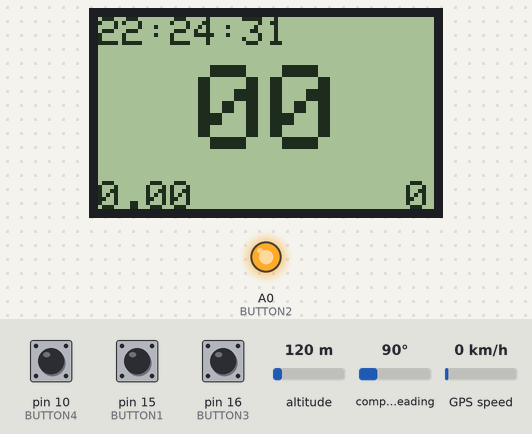
A sketch run on a simulated Arduino Uno, built with avr-gcc and run on an emulated ATmega328P. Parts: 84×48 one-colour display, output pins drawn as LEDs (lit = HIGH). Dashed ring = blinking. The test bench sets the inputs (shaded band); at power-on: pin 15 (BUTTON1) HIGH, pin 16 (BUTTON3) HIGH, pin 10 (BUTTON4) HIGH, GPS speed 0 km/h, altitude 120 m, compass heading 90°. EEPROM starts erased; the GPS gets a fix after 3 s at 37.7749, -122.4194 with 8 satellites.

Above: at 1.6 s.
1.7 s: pin 15 (BUTTON1) pulled LOW for 0.15 s
At 1.99 s:
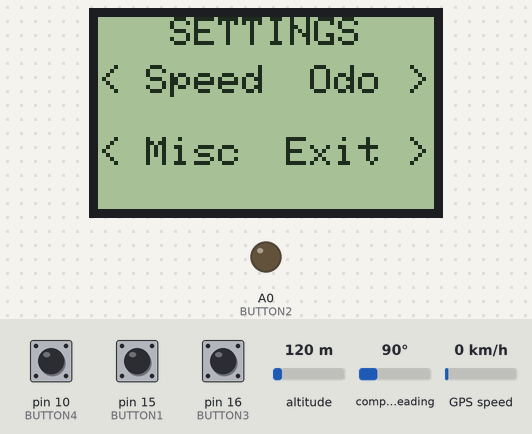
2.4 s: pin 16 (BUTTON3) pulled LOW for 0.15 s
At 2.87 s:
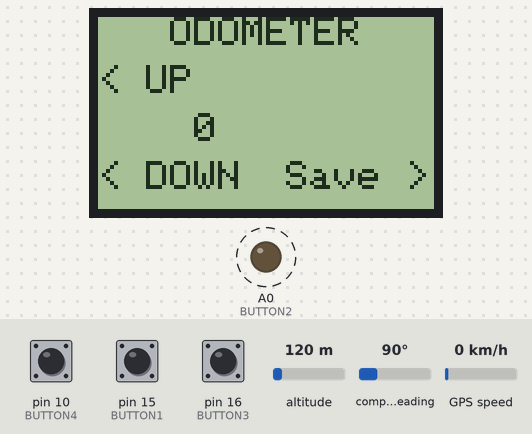
3.1 s: pin 10 (BUTTON4) pulled LOW for 1 s
At 4.38 s:
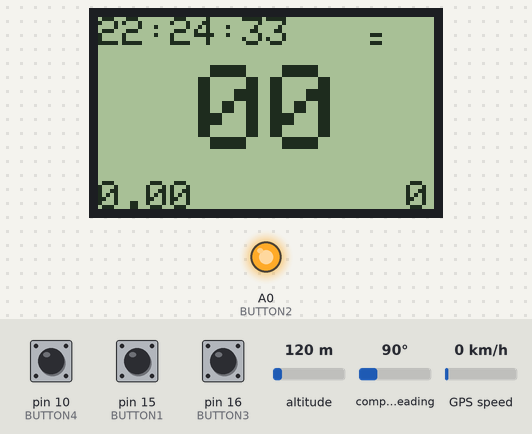
4.7 s: GPS speed set to 2 km/h
At 6.07 s:
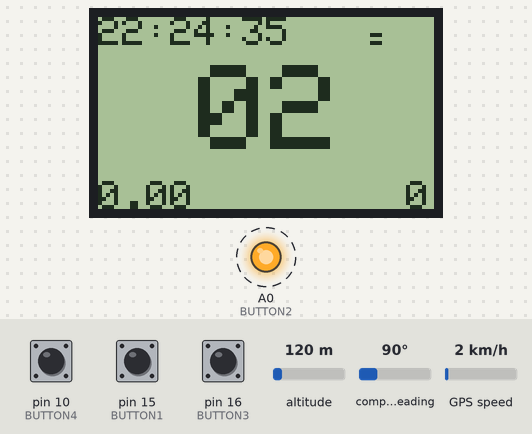
7.0 s: GPS speed set to 30 km/h
At 8.14 s:
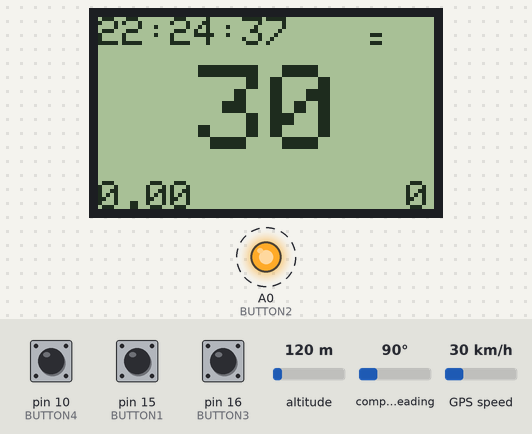
9.1 s: pin 16 (BUTTON3) pulled LOW for 1 s
Timing chart, 0 to 11.7 s (numbered marks = the images above; inputs shaded):
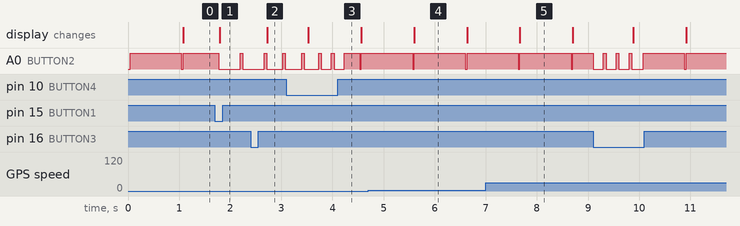

Measured:
- after the input at 1.7 s, the display: changes after 0.10 s (image 1)
- after the input at 2.4 s, the display: changes after 0.33 s (image 2)
- after the input at 3.1 s, the display: changes after 0.43 s (image 3)
- what the display in image 4 shows lasts 1.0 s, from 5.6 s to 6.6 s

The sketch:

NoMoreFines.ino
```cpp
#include <SPI.h>
#include <Adafruit_GFX.h>
#include <Adafruit_PCD8544.h>
#include <Adafruit_GPS.h>
#include <SoftwareSerial.h>
#include <EEPROM.h>

//1) RST – Reset                      pin6
//2) CE – Chip Enable                 pin7
//3) D/C – Data/Command Selection     pin5
//4) DIN – Serial Input               pin4
//5) CLK – Clock Input                pin3
//6) VCC – 3.3V                       VCC
//7) LIGHT – Backlight Control
//8) GND – Ground                     GND

#define GPS_TX      8
#define GPS_RX      9

#define LCD_RESET   6
#define LCD_CE      7
#define LCD_DATCMD  5
#define LCD_DATA    4
#define LCD_CLK     3
#define LCD_LIGHT

#define BUTTON1     15
#define BUTTON2     14
#define BUTTON3     16
#define BUTTON4     10
#define BUZZER      A0

#define MODE_DEFAULT    0
#define OPTIONS_MENU    1
#define SPEED_MENU      2
#define ODO_MENU        3

// Set GPSECHO to 'false' to turn off echoing the GPS data to the Serial console
// Set to 'true' if you want to debug and listen to the raw GPS sentences.
#define GPSECHO  false

Adafruit_PCD8544 display = Adafruit_PCD8544(LCD_CLK, LCD_DATA, LCD_DATCMD, LCD_CE ,LCD_RESET);
SoftwareSerial mySerial(GPS_TX, GPS_RX);
Adafruit_GPS GPS(&mySerial);
char hours = 0;
char minutes = 0;
char seconds = 0;
char gpsSpeed = 0;
char gpsFixQual = 0;
char prev_seconds = 0;
char buffer[20];
double tripDistance = 0;
long odoDistance = 0;
char contrast = 30;
int mode = MODE_DEFAULT;
int speedlimit[6];
int select   = 0;
bool overspeeding = false;
bool buzzerOn = false;

#define XPOS 0
#define YPOS 1
int i = 0;
uint32_t timer = millis();
uint32_t timer1 = millis();
const unsigned int TIMEZONE = +12;


void setup()   {
   Serial.begin(115200);
   display.begin();
   display.setContrast(contrast);
   display.clearDisplay();
   display.display();
   display.clearDisplay();

   pinMode(BUTTON1, INPUT);
   pinMode(BUTTON2, INPUT);
   pinMode(BUTTON3, INPUT);
   pinMode(BUTTON4, INPUT);
   pinMode(BUZZER, OUTPUT);

   // 9600 NMEA is the default baud rate for Adafruit MTK GPS's- some use 4800
   GPS.begin(9600);

   EEPROMLoad();
  //Serial.print("Odo = "); Serial.println(odoDistance);

   if ( (contrast < 0) || (odoDistance < (long)0) )
   {
      contrast = 30;
      odoDistance = 0;
      speedlimit[0] =  55;
      speedlimit[1] =  65;
      speedlimit[2] = 105;
      speedlimit[3] = 115;
      speedlimit[4] = 120;
      speedlimit[5] = 200;
   }

}

void loop() {
    char c;

     switch (mode)
     {
        case MODE_DEFAULT :
          c = GPS.read();
          // if you want to debug, this is a good time to do it!
          if (GPSECHO)
            if (c) Serial.print(c);

          // if a sentence is received, we can check the checksum, parse it...
          if (GPS.newNMEAreceived()) {
             if (!GPS.parse(GPS.lastNMEA()))   // this also sets the newNMEAreceived() flag to false
                return;  // we can fail to parse a sentence in which case we should just wait for another
             hours = GPS.hour;
             minutes = GPS.minute;
             seconds = GPS.seconds;
             gpsSpeed = (char)(1.852 * GPS.speed);
             gpsFixQual = (char)GPS.fixquality;
        }

        if (seconds != prev_seconds) {
           prev_seconds = seconds;
           UpdateDisplay();
        }
       if (timer1 > millis())  timer1 = millis();
       if (millis() - timer1 > 1000) {
          timer1 = millis(); // reset the timer
          UpdateDisplay();  //approximately every 1000 ms update the screen
       }

        if (timer > millis())  timer = millis();
        if (millis() - timer > 200) {
          timer = millis(); // reset the timer
          CheckOverspeeding();
          if ( overspeeding && !buzzerOn ) {
             buzzerOn = true;
          }
          else {
             buzzerOn = false;
          }
          digitalWrite(BUZZER, buzzerOn);
        }
        break;

     case OPTIONS_MENU:
        ShowOptionsMenu();
        break;

     case SPEED_MENU:
        ShowSpeedLimitMenu();
        break;

     case ODO_MENU:
        ShowSetOdoMenu();
        break;
  }

  CheckButtonPress();

}

void UpdateDisplay()
{
     display.clearDisplay();
     drawSpeed(gpsSpeed);
     drawTime();
     drawGpsFixQual();
     drawTripDistance();
     drawOdoDistance();
     display.display();
}

void drawGpsFixQual()
{
   const int X = display.width()-1;
   const int Y = 0;
   const int H = 6;
   const int N = 3;
   const int W = N*5;
   if (gpsFixQual > 0)
       display.drawRect(X-W, Y+H, N,-1, BLACK);
   if (gpsFixQual > 1)
       display.drawRect(X-W+N, Y+H, N,-2, BLACK);
   if (gpsFixQual > 2)
       display.drawRect(X-W+N*2, Y+H, N,-3, BLACK);
   if (gpsFixQual > 3)
       display.drawRect(X-W+N*3, Y+H, N,-4, BLACK);
   if (gpsFixQual > 4)
       display.drawRect(X-W+N*4, Y+H, N,-5, BLACK);
}


void drawSpeed(int speed)
{
  display.setTextSize(3);
  display.setTextColor(BLACK);
  if (speed < 100)
    display.setCursor(25,12);
  else
    display.setCursor(15,12);
  sprintf(buffer,"%02d",speed);
  display.print(buffer);
}

void drawTime()
{
    display.setTextSize(1);
    unsigned int hourTZ = hours + TIMEZONE;
    if (hourTZ < 0) { hourTZ += 24; }
    if (hourTZ == 24) { hourTZ = 24 - hourTZ; }
    display.setCursor(0,0);
    sprintf(buffer,"%02d:%02d:%02d",hourTZ, minutes, seconds);
    display.print(buffer);
}

void drawTripDistance()
{
   display.setTextSize(1);
   display.setCursor(0,display.height()-7);
   display.print(tripDistance);
}

void drawOdoDistance()
{
   display.setTextSize(1);
   sprintf(buffer,"%d",(int)odoDistance);
   int width = strlen(buffer);

   display.setCursor(display.width()-width*7,display.height()-7);
   display.print((long int)odoDistance);
}

void CheckOverspeeding() {
  overspeeding = false;
  for (int i=0; i<6; i+=2) {
      if ( (gpsSpeed > speedlimit[i]) && (gpsSpeed < speedlimit[i+1]) ) {
          overspeeding = true;
      }
  }
}

void ShowOptionsMenu() {
    display.clearDisplay();
    display.setTextSize(1);
    display.setCursor(18, 0);
    display.print("SETTINGS");
    display.setCursor(0, 12);
    display.print("< Speed ");
    display.setCursor(display.width()-31, 12);
    display.print("Odo >");
    display.setCursor(0, 30);
    display.print("< Misc");
     display.setCursor(display.width()-37, 30);
     display.print("Exit >");
     display.display();
    delay(200);
}

void ShowSetOdoMenu() {
  display.clearDisplay();
    display.setTextSize(1);
    display.setCursor(18, 0);
    display.print("ODOMETER");
    display.setCursor(0, 12);
    display.print("< UP");
    display.setCursor(0, 36);
    display.print("< DOWN");
    display.setCursor(display.width()-37, 36);
    display.print("Save >");
    display.setCursor(24, 24);
    display.print(odoDistance);
    display.display();
    delay(200);
}

void  ShowSpeedLimitMenu() {
    display.clearDisplay();
    display.setTextSize(1);

    display.setCursor(28, 0);
    display.print("STRT STOP");
    display.setCursor(0, 10);
    display.print("SPD1");
    display.setCursor(0, 20);
    display.print("SPD2");
    display.setCursor(0, 30);
    display.print("SPD3");

    char X = 0;
    char Y = 0;
    switch (select) {
      case 0: X=0; Y=0; break;
      case 1: X=28; Y=0; break;
      case 2: X=0; Y=10; break;
      case 3: X=28; Y=10; break;
      case 4: X=0; Y=20; break;
      case 5: X=28; Y=20; break;
    }
    display.drawRect(30+X, 18+Y, 24,-9, BLACK);

    display.setCursor(32, 10); display.print(speedlimit[0]);
    display.setCursor(32, 20); display.print(speedlimit[2]);
    display.setCursor(32, 30); display.print(speedlimit[4]);
    display.setCursor(60, 10); display.print(speedlimit[1]);
    display.setCursor(60, 20); display.print(speedlimit[3]);
    display.setCursor(60, 30); display.print(speedlimit[5]);

    display.setCursor(0, display.height()-7);
    display.print("< ADJ");
    display.setCursor(display.width()-37, display.height()-7);
    display.print("SAVE >");
    display.display();
    delay(200);
}

void CheckButtonPress() {
     bool saveAndExit = false;
     static bool but2Pressed = false;
     bool but1 = !digitalRead(BUTTON1);
     bool but2 = !digitalRead(BUTTON2);
     bool but3 = !digitalRead(BUTTON3);
     bool but4 = !digitalRead(BUTTON4);
     int butPressed = 0;
     static int lastbut = 5;
     static int incrVal = 0;

    if ( but1 ) butPressed = 1;
    if ( but2 ) butPressed = 2;
    if ( but3 ) butPressed = 3;
    if ( but4 ) butPressed = 4;

     switch (mode)  {
        case MODE_DEFAULT:
           switch (butPressed) {
                case 3: if (contrast < 60) {
                            contrast += 1;
                            display.setContrast(contrast);
                             delay(200);
                        }
                        break;
                case 4: if (contrast > 0) {
                           contrast -= 1;
                           display.setContrast(contrast);
                           delay(200);
                        }
                        break;
           }
           if (but1 && but2)  {
              mode = OPTIONS_MENU;
           }
           if (!but1 && but2)  {
             if ( (lastbut == 2) && (but2Pressed == false) ) {
                 but2Pressed = true;
                 tripDistance = 0;
             }
           }
           else {
              but2Pressed = false;
           }
           break;
        case OPTIONS_MENU:
           delay(200);
           switch (butPressed) {
             case 1: mode = SPEED_MENU; break;
             case 3: mode = ODO_MENU; break;
             case 4: mode = MODE_DEFAULT; break;
             default : break;
           }
           break;
        case ODO_MENU:
             if (lastbut == butPressed) {
                incrVal = incrVal*2+1;
             }
             else {
                incrVal = 0;
             }
              switch (butPressed) {
                 case 1: odoDistance += incrVal; break;
                 case 2: if (odoDistance >= incrVal) odoDistance -= incrVal; break;
                 case 4:  saveAndExit = true ; break;
              }
             delay(100);
             break;

        case SPEED_MENU:
           switch (butPressed) {
             case 1: if  (speedlimit[select] < 200) speedlimit[select] += 1; break;
             case 2: if  (speedlimit[select] > 0) speedlimit[select] -= 1; break;
             case 3: if (select < 6) select += 1;
                     if (select == 6) select = 0;
                     break;
             case 4:  saveAndExit = true ; break;
           }
           break;
     }
     lastbut = butPressed;
     if (butPressed > 0) {
        digitalWrite(BUZZER, true);
        delay(50);
     }
     digitalWrite(BUZZER, false);
     if (saveAndExit) {
        lastbut = 5;
        EEPROMSave();
        mode = MODE_DEFAULT;
     }
}

void EEPROMLoad() {
   int addr = 0;
   contrast = EEPROM.read(addr++);
   for (int i=0; i<6; i++) {
      addr += i*2;
      speedlimit[i] = EEPROMReadInt(addr);
   }
   addr += 2;
   odoDistance = EEPROMReadlong( addr );
}

void EEPROMSave() {
   int addr = 0;
   EEPROM.update(addr++, contrast);
   for (int i=0; i<6; i++) {
      addr += i*2;
      EEPROMUpdateInt(addr, speedlimit[i]);
   }
   addr += 2;
   EEPROMWritelong( addr, odoDistance );
}

//This function will write a 2 byte integer to the eeprom at the specified address and address + 1
void EEPROMUpdateInt(int p_address, int p_value) {
     byte lowByte = ((p_value >> 0) & 0xFF);
     byte highByte = ((p_value >> 8) & 0xFF);

     EEPROM.update(p_address, lowByte);
     EEPROM.update(p_address + 1, highByte);
}

//This function will read a 2 byte integer from the eeprom at the specified address and address + 1
unsigned int EEPROMReadInt(int p_address) {
     byte lowByte = EEPROM.read(p_address);
     byte highByte = EEPROM.read(p_address + 1);

     return ((lowByte << 0) & 0xFF) + ((highByte << 8) & 0xFF00);
}

//This function will write a 4 byte (32bit) long to the eeprom at
//the specified address to address + 3.
void EEPROMWritelong(int address, long value) {
      //Decomposition from a long to 4 bytes by using bitshift.
      //One = Most significant -> Four = Least significant byte
      byte four = (value & 0xFF);
      byte three = ((value >> 8) & 0xFF);
      byte two = ((value >> 16) & 0xFF);
      byte one = ((value >> 24) & 0xFF);

      //Write the 4 bytes into the eeprom memory.
      EEPROM.update(address, four);
      EEPROM.update(address + 1, three);
      EEPROM.update(address + 2, two);
      EEPROM.update(address + 3, one);
}

long EEPROMReadlong(long address) {
      //Read the 4 bytes from the eeprom memory.
      long four = EEPROM.read(address);
      long three = EEPROM.read(address + 1);
      long two = EEPROM.read(address + 2);
      long one = EEPROM.read(address + 3);

      //Return the recomposed long by using bitshift.
      return ((four << 0) & 0xFF) + ((three << 8) & 0xFFFF) + ((two << 16) & 0xFFFFFF) + ((one << 24) & 0xFFFFFFFF);
}
```
